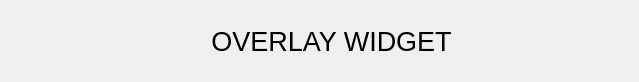
<?xml version="1.0" encoding="UTF-8"?>
<ui version="4.0">
 <class>Overlay_Widget</class>
 <widget class="QWidget" name="Overlay_Widget">
  <property name="geometry">
   <rect>
    <x>0</x>
    <y>0</y>
    <width>639</width>
    <height>82</height>
   </rect>
  </property>
  <property name="sizePolicy">
   <sizepolicy hsizetype="Preferred" vsizetype="Preferred">
    <horstretch>0</horstretch>
    <verstretch>0</verstretch>
   </sizepolicy>
  </property>
  <property name="windowTitle">
   <string>Form</string>
  </property>
  <property name="windowOpacity">
   <double>0.500000000000000</double>
  </property>
  <layout class="QGridLayout" name="gridLayout">
   <item row="0" column="0">
    <widget class="QWidget" name="widget" native="true">
     <property name="styleSheet">
      <string notr="true">background-color:transparent</string>
     </property>
     <widget class="QLabel" name="label">
      <property name="geometry">
       <rect>
        <x>170</x>
        <y>10</y>
        <width>301</width>
        <height>41</height>
       </rect>
      </property>
      <property name="font">
       <font>
        <pointsize>20</pointsize>
       </font>
      </property>
      <property name="styleSheet">
       <string notr="true"/>
      </property>
      <property name="text">
       <string>OVERLAY WIDGET</string>
      </property>
      <property name="alignment">
       <set>Qt::AlignCenter</set>
      </property>
     </widget>
    </widget>
   </item>
  </layout>
 </widget>
 <resources/>
 <connections/>
</ui>
